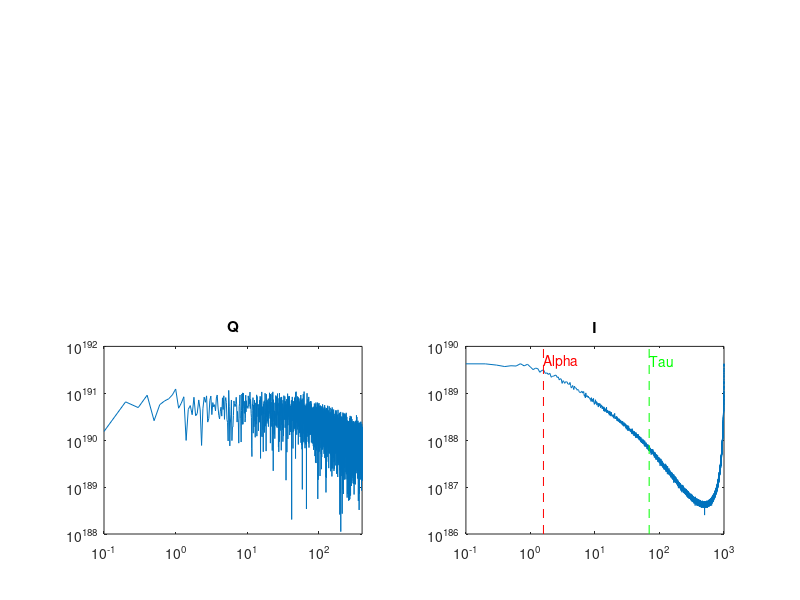

Source code (MATLAB): (Note: this script raises an error after producing the figure.)
clear

n           = 10000;            % number of time points
dt          = .001;             % time setp
num_loops   = 100;              % repeat how many times
tau         = 2.3E-3;           % current time constant
alpha       = 1/.100;           % integration time constant

t           = (-1000:n-1)*dt;   % start time one second early 
f           = (0:n-1)/max(t);   % frequencies

% current response function
idx = t>=0 & t<.100;
sc  = t(idx).^.13.*exp((1-t(idx))/tau);

% output current
saved_I = zeros(n, num_loops);

for loop = 1:num_loops
    
    % input randomg noise
    Q  = randn(size(t));
    
    % convolve input with current response function
    Q = conv(Q, sc, 'full'); Q = Q(1:end-length(sc)+1);

    % dendritic current
    I  = zeros(size(t));
    I(1) = rand;
    
    % Loop over time (leaky integrator)
    for ii = 2:length(t)
        di = dt*(-alpha*I(ii-1)+Q(ii-1));
        I(ii) = I(ii-1) + di;
    end 
    
    % store this iteration
    saved_I(:, loop) = I(t>=0);
end

% Crop out pre trial data (t<0)
I = I(t>=0);
Q = Q(t>=0);
t = t(t>=0);

% Plot
figure(1); clf
subplot(2,2,1)
plot(t,I); title('I')

subplot(2,2,2)
plot(t,Q); title('Q')


subplot(2,2,3)
plot(f, abs(fft(Q))); title('Q')
set(gca, 'XScale', 'log', 'YScale', 'log', 'XLim', [.1 400])

subplot(2,2,4)
F_I = exp(mean(log(abs(fft(saved_I))),2));
plot(f, F_I);
set(gca, 'XScale', 'log', 'YScale', 'log', 'XLim', [.1 1000])
title('I')
hold on;
yl = get(gca, 'YLim');
plot(alpha/(2*pi)*[1 1], yl, 'r--')
plot(1/(tau*2*pi)*[1 1], yl, 'g--')
yl = get(gca, 'YLim');
text(alpha/(2*pi), yl(2)/2, 'Alpha', 'Color', 'r')
text(1/(tau*2*pi), yl(2)/2, 'Tau', 'Color', 'g')

idx =  f>100 & f<200;
x = log(f(idx));
y = log(F_I(idx));
mdl = fitlm(x, y);

pwr = 2*mdl.Coefficients.Estimate(2);
disp(pwr)


